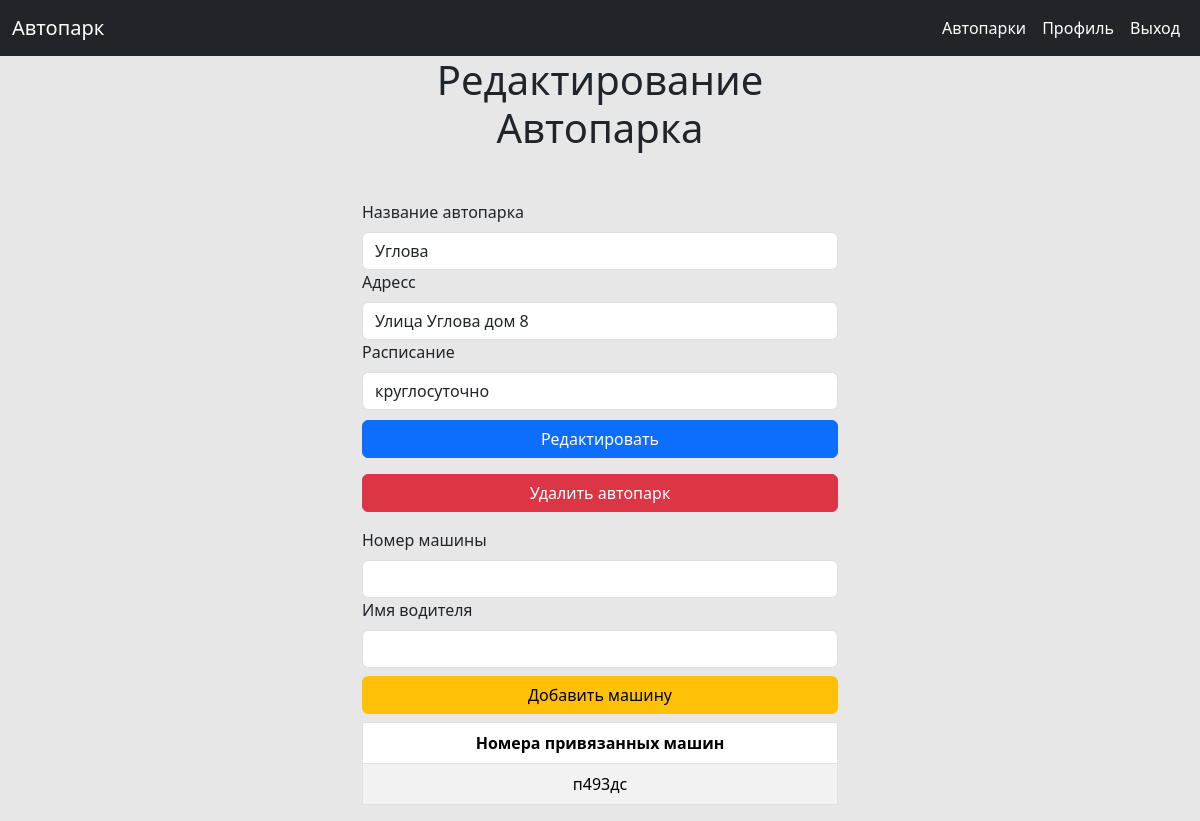
The app's page /autopark/edit?id=3 (signed in) with its own data.
### tables this page shows
CREATE TABLE `autoparks` (
  `id` int NOT NULL,
  `title` varchar(64) NOT NULL,
  `address` varchar(256) NOT NULL,
  `schedule` varchar(64) DEFAULT NULL
);

### service/Viewer.php (called while the page is built, shortened)
<?php
class Viewer
{
    static function view($view, $params = [])
    {
        extract($params);
        require_once "./app/views/" . $view . ".php";
    }
}

### app/Controllers/AutoparkController.php (called while the page is built, shortened)
<?php
class AutoparkController
{
    public function edit($autoparkData)
    {
        $id = $autoparkData["id"];
        $autopark = Autopark::where(["id" => $id], ["="])->find();
        $autopark = $autopark[0];
        $autoparksWithCars = Autopark::where(["id" => $autopark->id], ["="], ["id"])
            ->withLeft(AutoparkCars::$table,
                [AutoparkCars::$table . ".autopark_id" . "=" . Autopark::$table . ".id"])
            ->withLeft(Car::$table,
                [AutoparkCars::$table . ".car_id" . "=" . Car::$table . ".id"],
                ["number as carNumber"])
            ->find();
        $cars = [];
        foreach ($autoparksWithCars as $element) {
            $cars[] = $element->carNumber;
        }
        Viewer::view("autoparks/editAutopark", compact('autopark', 'cars'));
    }
}

### index.php (called while the page is built, shortened)
<?php
Router::start();

### service/Model.php (called while the page is built, shortened)
<?php
class Model
{
    static string $table;
    private static $fieldsSTR = '';
    private static $withSTR = '';
    private static $whereStr = '';
    public static function where(array $where, array $conditions, $fields = ["*"])
    {
        $table = static::$table;
        if ($fields === ["*"]) {
            self::$fieldsSTR = "*";
        } else {
            self::$fieldsSTR = " " . $table . "." . implode(", $table.", $fields);
        }
        $i = 0;
        foreach ($where as $whereField => $whereValue) {
            self::$whereStr .= static::$table . "." . $whereField . $conditions[$i] . " '" . $whereValue . "'" . (($i != count($where) - 1) ? " AND " : "");
            $i++;
        }
        return new static();
    }
    public function withLeft($withTable, array $conditions, array $fields = null)
    {
        if ($fields) {
            self::$fieldsSTR .= ", " . $withTable . "." . implode(", $withTable.", $fields);
        }
        $conditionsSTR = implode(", ", $conditions);
        self::$withSTR .= " LEFT JOIN $withTable ON $conditionsSTR";
        return $this;
    }
    public function find()
    {
        $stmt = DataBase::prepare("SELECT " . self::$fieldsSTR .
            " FROM " . static::$table . self::$withSTR .
            " WHERE " . self::$whereStr);
        $stmt->execute();
        return $stmt->fetchAll(\PDO::FETCH_CLASS);
    }
    private function reset()
    {
        self::$fieldsSTR = '';
        self::$withSTR = '';
        self::$whereStr = '';
    }
}

### service/DataBase.php (called while the page is built, shortened)
<?php
class DataBase
{
    private static PDO|null $link = null;
    private static function getLink():PDO
    {
        if (self:: $link) {
            return self:: $link;
        }
        $ini = $_SERVER['DOCUMENT_ROOT']. "/config.ini";
        $parse = parse_ini_file($ini, true);
        $driver = $parse["db_driver"];
        $dsn = "$driver:";
        $user = $parse ["db_user"];
        $password = $parse ["db_password"];
        $options = $parse ["db_options"];
        $attributes = $parse ["db_attributes"];
        foreach ($parse ["dsn"] as $k => $v) {
            $dsn .= "$k=$v;";
        }
        self:: $link = new PDO($dsn, $user, $password, $options);
        foreach ($attributes as $k => $v) {
            self:: $link->setAttribute(constant("PDO::{$k}")
                , constant("PDO::{$v}"));
        }
        return self:: $link;
    }
    public static function __callStatic($name, $args)
    {
        $callback = array(self::getLink(), $name);
        return call_user_func_array($callback, $args);
    }
}

### app/views/autoparks/editAutopark.php (the view, shortened to what this page needs)
<?php include dirname(__FILE__) . '/../layouts/header.php'
?>
    <div class="container">
        <h1>Редактирование Автопарка</h1>
        <form action="/autopark/editForm" class="form" method="post">
            <label for="title" class="form-label">Название автопарка</label>
            <input type="text"
                   name="title"
                   id="title"
                   class="form-control"
                   value="<?= $autopark->title ?>">
            <label for="address" class="form-label">Адресс</label>
            <input type="text"
                   name="address"
                   id="address"
                   class="form-control"
                   value="<?= $autopark->address ?>">
            <label for="schedule" class="form-label">Расписание</label>
            <input type="text"
                   name="schedule"
                   id="schedule"
                   class="form-control"
                   value="<?= $autopark->schedule ?>">
            <button type="submit" class="btn btn-primary form__btn">Редактировать</button>
        </form>
        <button type="button"
                class="btn btn-danger mt-3 w-100"
                id="deleteAutopark"
                data-autopark-id="<?= $autopark->id ?>">Удалить автопарк
        </button>
        <form action="/autopark/edit/addcar" method="post" class="mt-3">
            <label for="number" class="form-label">Номер машины</label>
            <input type="text"
                   name="number"
                   id="number"
                   class="form-control"
                   value="<?= (!empty($_SESSION["addCarToAutopark-form"]["number"]) ?
                       $_SESSION["addCarToAutopark-form"]["number"] : "") ?>">
            <label for="driver_name" class="form-label">Имя водителя</label>
            <input type="text"
                   name="driver_name"
                   id="driver_name"
                   class="form-control"
                   value="<?= (!empty($_SESSION["addCarToAutopark-form"]["driver_name"]) ?
                $_SESSION["addCarToAutopark-form"]["driver_name"] : "") ?>">
            <button type="submit" class="btn btn-warning w-100 mt-2 mb-2">Добавить машину</button>
        </form>
        <table class="table table-striped table-bordered text-center">
            <thead>
            <tr>
                <th scope="col">Номера привязанных машин</th>
            </tr>
            </thead>
            <tbody>
            <?php foreach ($cars as $number) {
                ; ?>
                <tr>
                    <td><?= $number ?></td>
                </tr>
            <?php } ?>
            </tbody>
        </table>
    </div>
<?php include dirname(__FILE__) . '/../layouts/footer.php' ?>

### resources/style.css (style rules this page uses)
body { background-color: #e7e7e7; }
h1 { text-align: center; }
.container { max-width: 500px; margin: 0 auto; }
.form { display: flex; flex-direction: column; margin-top: 10%; }
.form__btn { margin-top: 10px; }

### records on screen
autoparks: title "Углова", address "Улица Углова дом 8", schedule "круглосуточно"

### other values on screen
$number "п493дс"
